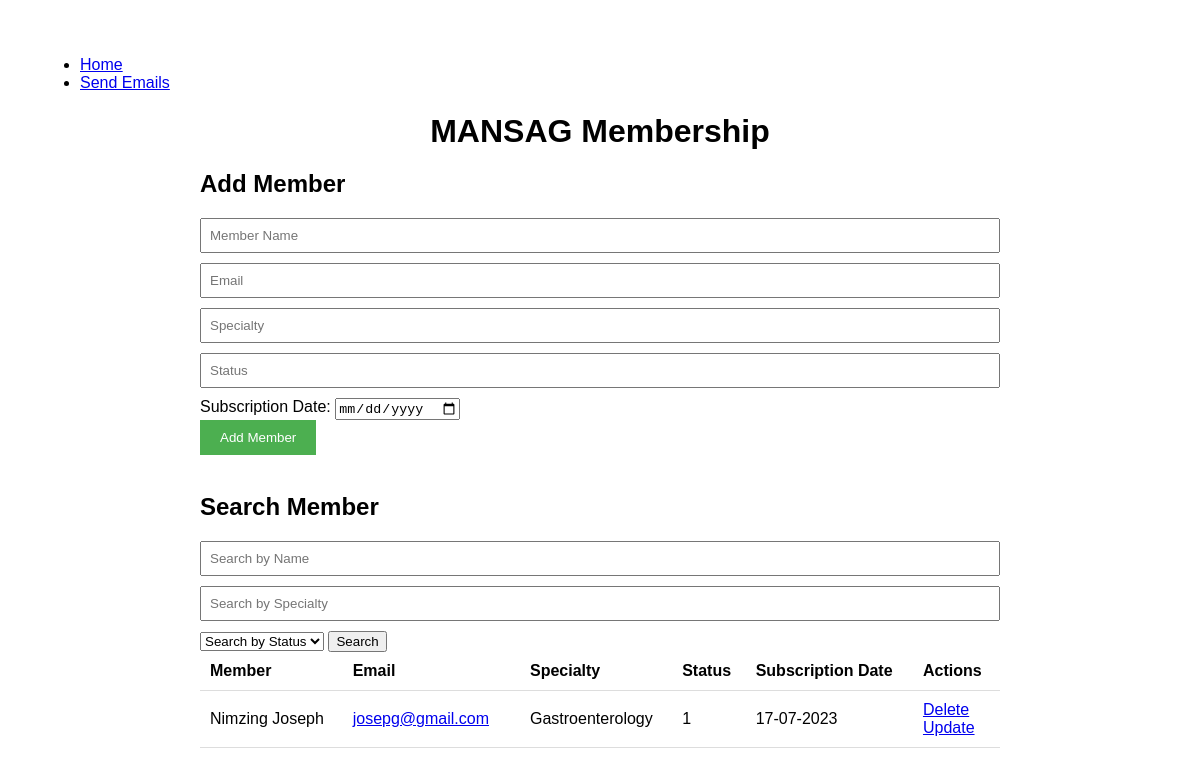
Before: / with the older database file.
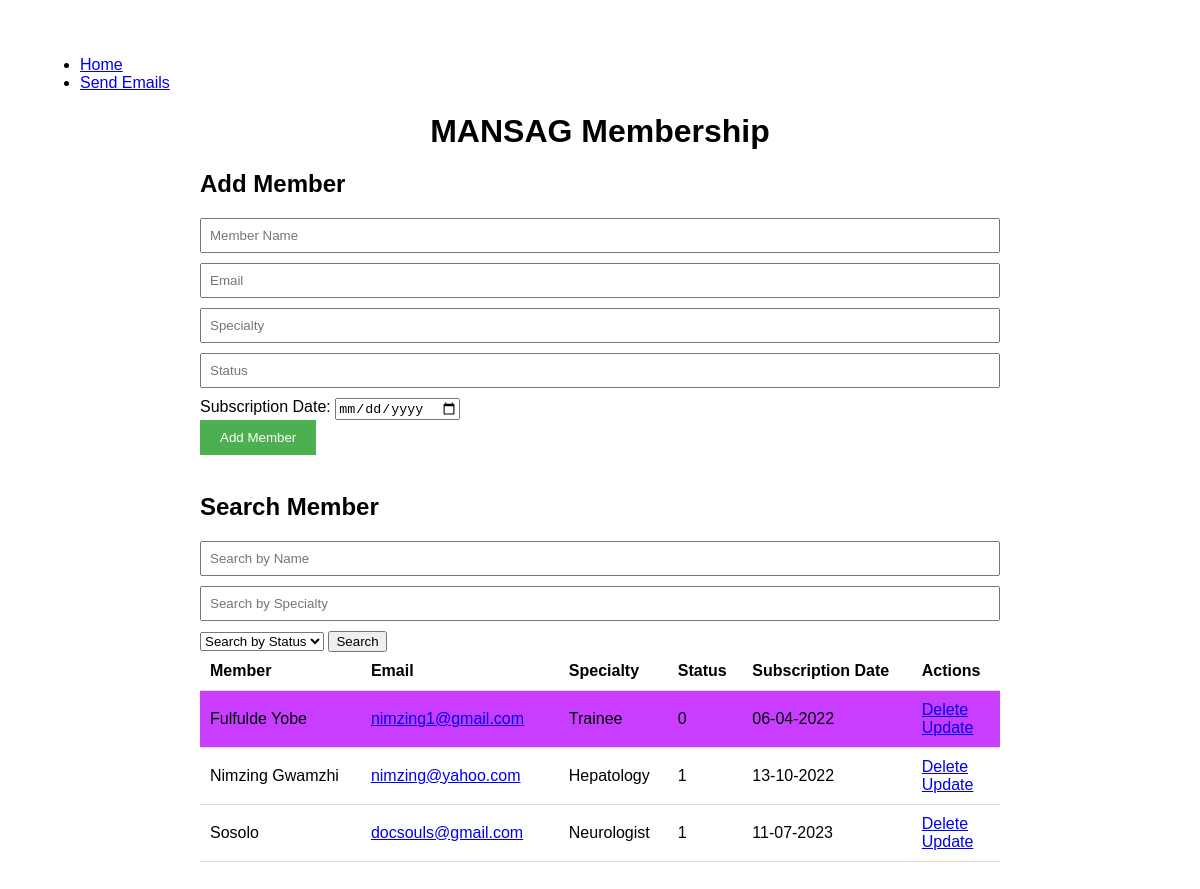
After: the same page with the newer database file.
### app.py (models this page shows, shortened)
class Membership(db.Model):
    id = db.Column(db.Integer, primary_key=True)
    name = db.Column(db.String(200), nullable=False)
    email = db.Column(db.String(200), nullable=False)
    specialty = db.Column(db.String(200), nullable=False)
    status = db.Column(db.Integer, default=0)
    date_subscribed = db.Column(db.DateTime, nullable=False, default=datetime.utcnow)

### app.py (the view)
@app.route('/', methods=['POST', 'GET'])
def index():
    if request.method == 'POST':
        name = request.form['name']
        email = request.form['email']
        specialty = request.form['specialty']
        status = request.form['status']
        date_subscribed = datetime.strptime(request.form['date_subscribed'], '%Y-%m-%d')
        new_member = Membership(name=name, email=email, specialty=specialty, status=status, date_subscribed=date_subscribed)
        try:
            db.session.add(new_member)
            db.session.commit()
            return redirect('/')
        except:
            return 'There was an issue adding this member'
    else:
        query = Membership.query.order_by(Membership.date_subscribed)
        search_name = request.args.get('name')
        search_specialty = request.args.get('specialty')
        search_status = request.args.get('status')
        if search_name:
            query = query.filter(Membership.name.ilike(f'%{search_name}%'))
        if search_specialty:
            query = query.filter(Membership.specialty.ilike(f'%{search_specialty}%'))
        if search_status:
            query = query.filter(Membership.status == int(search_status))
        members = query.all()
        return render_template('index.html', members=members, is_subscription_expired=is_subscription_expired)

### app.py (called while the page is built)
def is_subscription_expired(date_subscribed):
    current_date = datetime.utcnow().date()
    expiration_date = date_subscribed.date() + timedelta(days=365)
    return expiration_date < current_date

### templates/index.html (shortened to what this page needs)
{% extends 'base.html' %}
{% block body %}
<div class="content">
    <h1 style="text-align: center;">MANSAG Membership</h1>
    <h2>Add Member</h2>
    <form action="/" method="POST">
        <input type="text" name="name" placeholder="Member Name" required>
        <br>
        <input type="email" name="email" placeholder="Email" required>
        <br>
        <input type="text" name="specialty" placeholder="Specialty" required>
        <br>
        <input type="number" name="status" placeholder="Status" required>
        <br>
        <label for="date_subscribed">Subscription Date:</label>
        <input type="date" id="date_subscribed" name="date_subscribed" required>
        <br>
        <input type="submit" value="Add Member">
    </form>
    <br>
    <h2>Search Member</h2>
    <form action="/" method="GET">
        <input type="text" name="name" placeholder="Search by Name">
        <input type="text" name="specialty" placeholder="Search by Specialty">
        <select name="status">
          <option value="">Search by Status</option>
        </select>
        <button type="submit">Search</button>
      </form>
    {% if members|length < 1 %}
    <h4 style="text-align: center;">There are no members, start adding one above: </h4>
    {% else %}
    <table>
        <tr>
            <th>Member</th>
            <th>Email</th>
            <th>Specialty</th>
            <th>Status</th>
            <th>Subscription Date</th>
            <th>Actions</th>
        </tr>
        {% for member in members %}
            <tr{% if is_subscription_expired(member.date_subscribed) %} class="expired"{% endif %}>
                <td>{{ member.name }}</td>
                <td><a href="mailto:{{ member.email }}">{{ member.email }}</a></td>
                <td>{{ member.specialty }}</td>
                <td>{{ member.status }}</td>
                <td>{{ member.date_subscribed.strftime('%d-%m-%Y') }}</td>
                <td>
                    <a href="#" onclick="confirmDelete('{{ member.id }}')">Delete</a>
                    <br>
                    <a href="/update/{{ member.id }}">Update</a>
                </td>
            </tr>
        {% endfor %}
    </table>
    {% endif %}
</div>
{% endblock %}

### templates/base.html (shortened to what this page needs)
<!DOCTYPE html>
<html lang="en">
<head>
    <link rel="stylesheet" href="{{ url_for('static', filename='css/main.css') }}">
</head>
<body>
    <nav>
        <ul>
            <li><a href="/">Home</a></li>
            <li><a href="/send_emails">Send Emails</a></li>
        </ul>
    </nav>
    {% block body %}{% endblock %}
</body>
</html>

### static/css/main.css (style rules this page uses)
body { margin: 20px; padding: 20px; font-family: sans-serif; }
h1 { margin-bottom: 20px; text-align: center; }
table { width: 100%; border-collapse: collapse; margin-bottom: 20px; }
th, td { padding: 10px; text-align: left; border-bottom: 1px solid #ddd; }
form { margin-top: 20px; }
input[type="text"], input[type="email"], input[type="number"] { padding: 8px; margin-bottom: 10px; width: 100%; box-sizing: border-box; }
input[type="submit"] { padding: 10px 20px; background-color: #4CAF50; color: white; border: none; cursor: pointer; }
a { margin-right: 10px; }
.content { max-width: 800px; margin: 0 auto; }

### templates/index.html (style rules this page uses)
.expired { background-color: hsla(283, 100%, 50%, 0.759); }

Changed rows visible on the page:
removed Membership: name "Nimzing Joseph", email "josepg@gmail.com", specialty "Gastroenterology", status "1", date_subscribed "17-07-2023"
added Membership: name "Fulfulde Yobe", email "nimzing1@gmail.com", specialty "Trainee", status "0", date_subscribed "06-04-2022"
added Membership: name "Nimzing Gwamzhi", email "nimzing@yahoo.com", specialty "Hepatology", status "1", date_subscribed "13-10-2022"
added Membership: name "Sosolo", email "docsouls@gmail.com", specialty "Neurologist", status "1", date_subscribed "11-07-2023"
